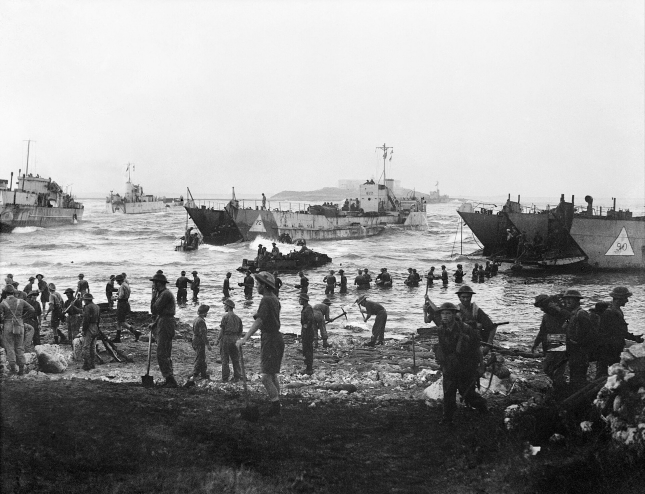
#> input picture mincemeat/img/beach.jpg, 1289 x 988 px (shown at 1/2 size)
$ python crop.py ../img/beach.jpg
#> lines starting #> are read from the running program, lines starting #| are printed output that depends on the picture; after the words box and inside, x2 and y2 are one past the last pixel; in counts of white or black regions, pixels touching at a corner belong together
import sys, numpy as np
from PIL import Image
for f in sys.argv[1:]:
    im = Image.open(f).convert("RGB"); a = np.asarray(im).astype(int)
#> further down, im is the input picture: PIL image 1289x988 RGB; min 0, max 255, mean 149
    reg = a[:990, :1800]
    m = reg.max(axis=2) > 12
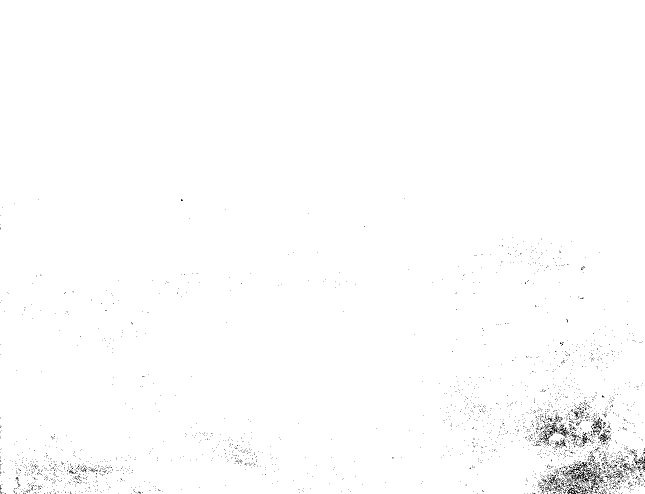
#> m: shape (988, 1289) bool (shown at 1/2 size); 99.2% white; black in thin lines or dots, all inside (x1, y1, x2, y2) = (0, 397, 1289, 988)
    cols = np.where(m.mean(axis=0) > 0.05)[0]; rows = np.where(m.mean(axis=1) > 0.05)[0]
#> after `cols = np.where(m.mean(axis=0) > 0.05)[0]`: cols = 1289 values from 0 to 1288
#> after `rows = np.where(m.mean(axis=1) > 0.05)[0]`: rows = 988 values from 0 to 987
    x0,x1,y0,y1 = cols[0], cols[-1]+1, rows[0], rows[-1]+1
#> x0 = 0; x1 = 1289; y0 = 0; y1 = 988
    out = f.replace("raw/","img/").replace(".png",".jpg")
    im.crop((x0+1,y0+1,x1-1,y1-1)).save(out, quality=95)
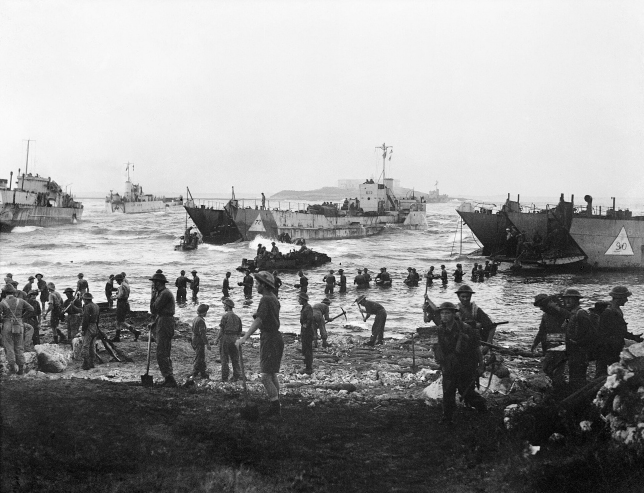
#> saved as beach.jpg: PIL image 1287x986 RGB (shown at 1/2 size); min 0, max 255, mean 149.1
    print(out, x1-x0, y1-y0)
#| ../img/beach.jpg 1289 988

$ run again, on mincemeat/img/boats.jpg
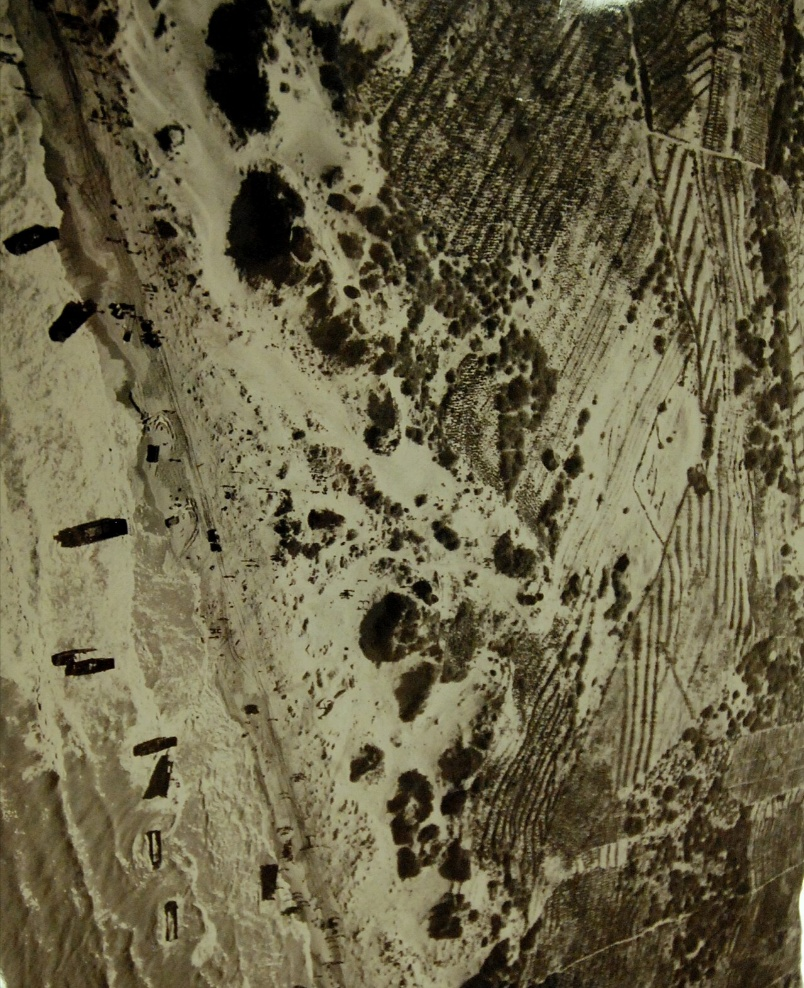
#> input picture mincemeat/img/boats.jpg, 804 x 988 px
#> im is the input picture: PIL image 804x988 RGB; mean R, G, B 104.7, 98.1, 70.3
#> `m = reg.max(axis=2) > 12`:
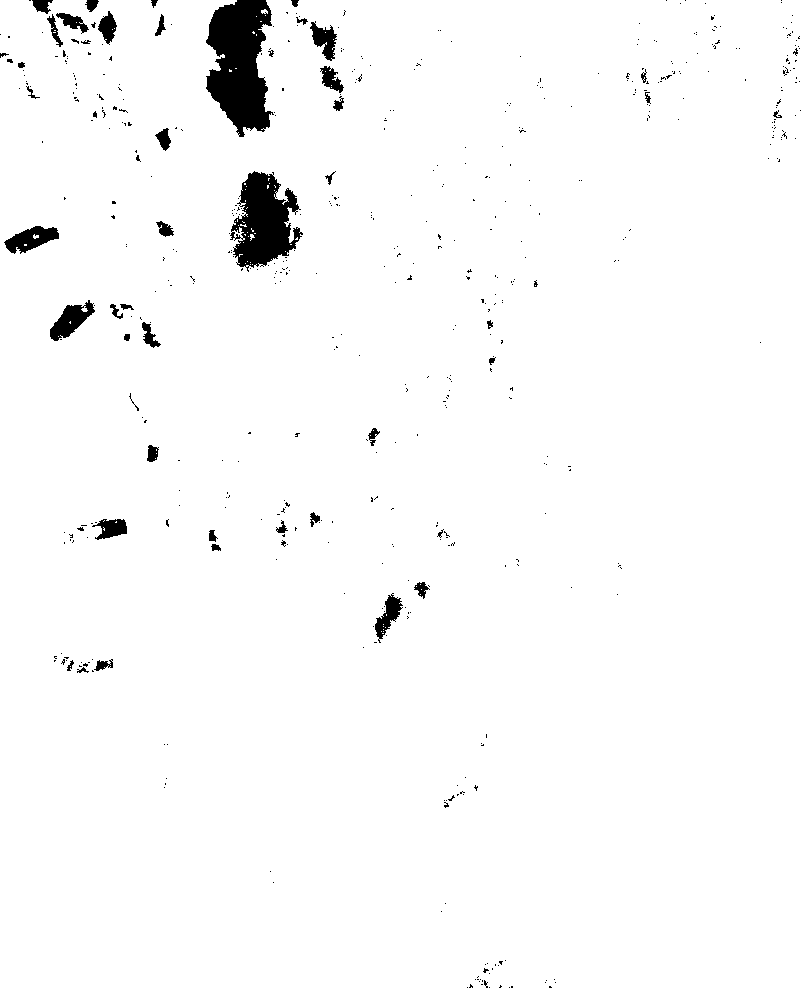
#> m: shape (988, 804) bool; 97.6% white; 550 black regions (502 under 20 px), largest, box (x1, y1, x2, y2) and area: (206, 0, 274, 137) 6252, (230, 171, 303, 272) 4273, (50, 300, 95, 341) 865
#> cols = 804 values from 0 to 803
#> rows = 988 values from 0 to 987
#> x0 = 0; x1 = 804; y0 = 0; y1 = 988
#| ../img/boats.jpg 804 988

$ run again, on mincemeat/img/canaris.jpg
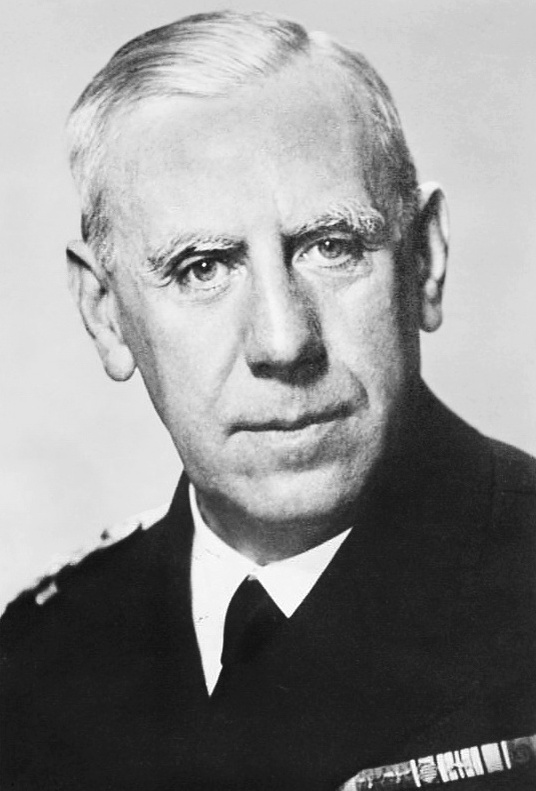
#> input picture mincemeat/img/canaris.jpg, 536 x 791 px
#> im is the input picture: PIL image 536x791 RGB; min 10, max 255, mean 142.8
#> `m = reg.max(axis=2) > 12`:
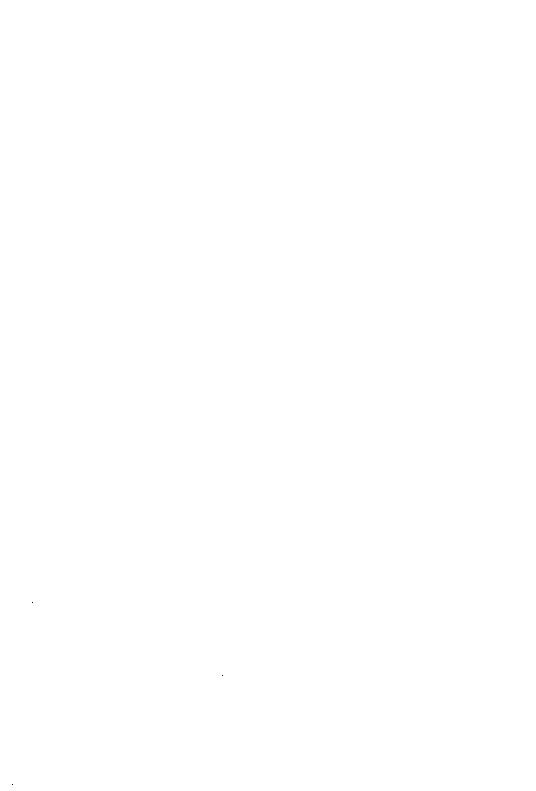
#> m: shape (791, 536) bool; 100% white; black in thin lines or dots, all inside (x1, y1, x2, y2) = (12, 602, 223, 785)
#> cols = 536 values from 0 to 535
#> rows = 791 values from 0 to 790
#> x0 = 0; x1 = 536; y0 = 0; y1 = 791
#> `im.crop((x0+1,y0+1,x1-1,y1-1)).save(out, quality=95)`:
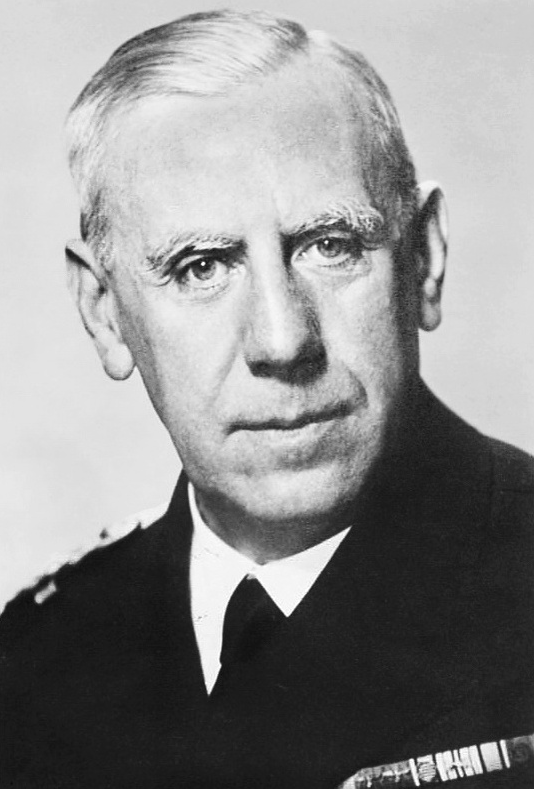
#> saved as canaris.jpg: PIL image 534x789 RGB; min 10, max 255, mean 142.7
#| ../img/canaris.jpg 536 791
